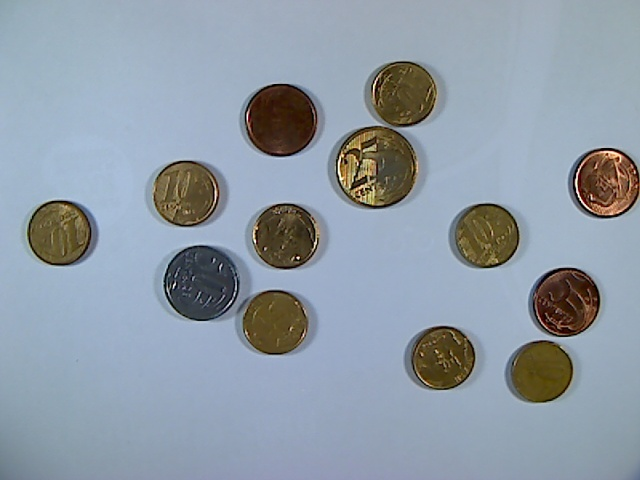
#> input picture _site/assets/images/bai10/coin.jpg, 640 x 480 px
$ python threshold.py
#> lines starting #> are read from the running program, lines starting #| are printed output that depends on the picture; after the words box and inside, x2 and y2 are one past the last pixel; in counts of white or black regions, pixels touching at a corner belong together
import numpy as np
import cv2
import matplotlib.pyplot as plt

gray_img = cv2.imread('coin.jpg',0)
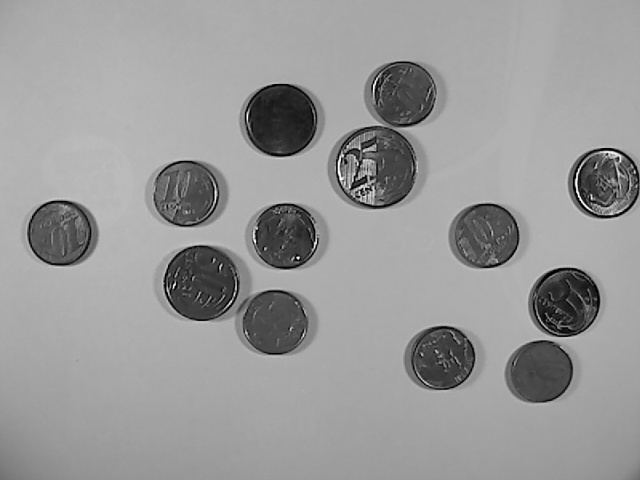
#> gray_img: shape (480, 640); min 0, max 255, mean 152.6

T = 125 # threshold value

_, thresh_img = cv2.threshold(gray_img,T,255,cv2.THRESH_BINARY)
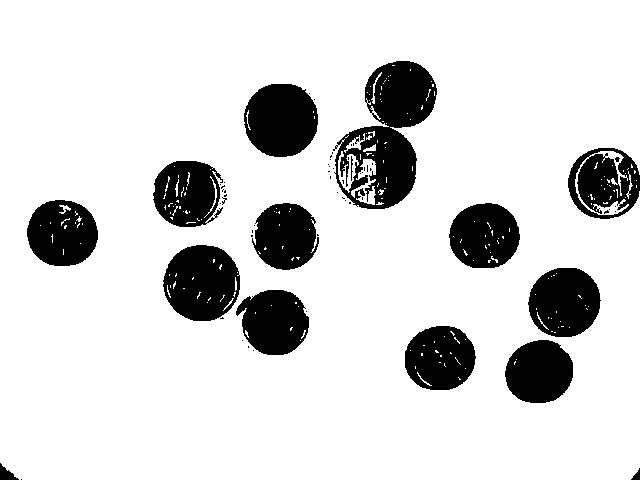
#> thresh_img: shape (480, 640); 84.2% white; 63 black regions (48 under 20 px), largest, box (x1, y1, x2, y2) and area: (333, 61, 437, 209) 7884, (163, 245, 240, 321) 4481, (244, 84, 318, 157) 4303
_, thresh_img_inv = cv2.threshold(gray_img,T,255,cv2.THRESH_BINARY_INV)
X = cv2.bitwise_and(gray_img, thresh_img_inv)
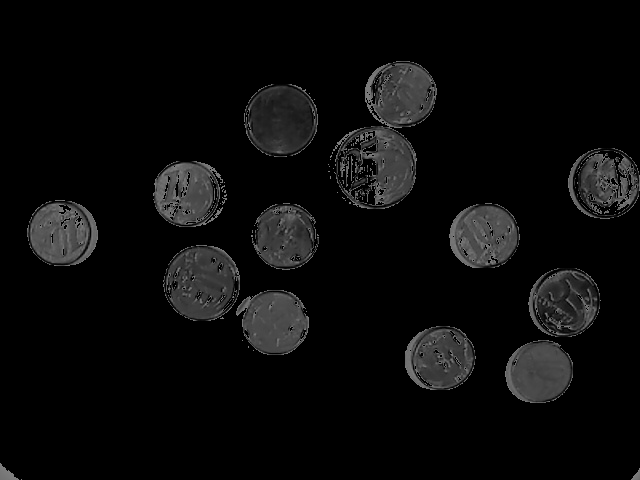
#> X: shape (480, 640); min 0, max 125, mean 10.9

plt.figure(figsize=(16, 4))
plt.subplot(151),plt.imshow(gray_img,cmap='gray'),plt.title('Origin'),plt.axis(False)
plt.subplot(152),plt.imshow(thresh_img,cmap='gray'),plt.title('THRESH BINARY'),plt.axis(False)
plt.subplot(153),plt.imshow(thresh_img_inv,cmap='gray'),plt.title('THRESH BINARY INV'),plt.axis(False)
plt.subplot(154),plt.imshow(X,cmap='gray'),plt.title('Bitwise AND'),plt.axis(False)
plt.show()
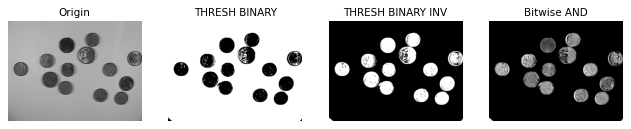
#> figure drawn by matplotlib, 4 panels
